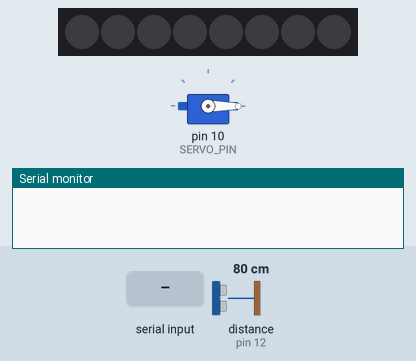
Simulated run of this sketch. Board: Arduino Mega 2560, built with avr-gcc and run on an emulated ATmega2560. Shown: 8 RGB LEDs in strip order, left to right, servo, the last lines printed to the serial monitor. The inputs (shaded band) are chosen by the test bench; at power-on: distance to the obstacle (sensor on pin 12) 80 cm. The echo pulse lasts 58.3 µs per cm; dim RGB values are drawn brighter than linear.

Above: at 1.5 s.
1.6 s: "cracker\n" received over Serial
At 4.6 s:
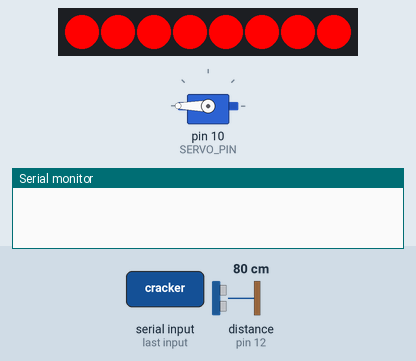
7.0 s: "recognize\n" received over Serial
At 8.22 s:
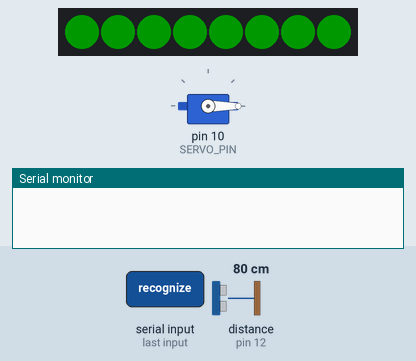
9.8 s: "blue\n" received over Serial
At 12.7 s:
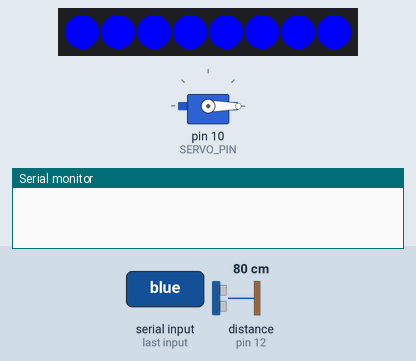
12.8 s: distance to the obstacle (sensor on pin 12) set to 2 cm
At 15.12 s:
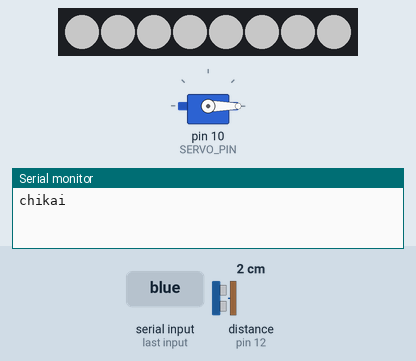
15.8 s: distance to the obstacle (sensor on pin 12) set to 4 cm
17.8 s: distance to the obstacle (sensor on pin 12) set to 9 cm
Timing chart, 0 to 21.8 s (numbered marks = the images above; inputs shaded):
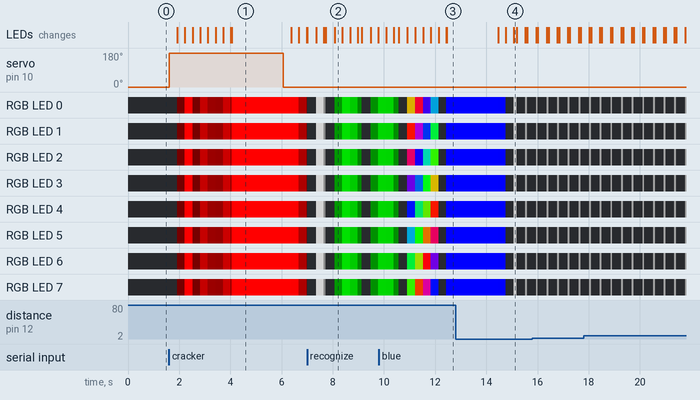

The sketch:

kakashi-arduino.ino
```cpp
#include <Servo.h>
#include <Adafruit_NeoPixel.h>
#include <NewPing.h>

#define PING_TRIGGER_PIN  12
#define PING_ECHO_PIN     12
#define PING_MAX_DISTANCE 200

#define LED_PIN   6
#define NUM_LEDS  8
#define LED_BRIGHTNESS  255

#define SERVO_PIN 10
#define SERVO_DELAY 300

//#define DEBUG 1
#ifdef DEBUG
#define DEBUG_PRINT(val) Serial.print(val)
#define DEBUG_PRINTLN(val) Serial.println(val)
#else
#define DEBUG_PRINT(val)
#define DEBUG_PRINTLN(val)
#endif

enum State {
  IDLE,
  MONITOR, // Monitoring distance
  RECOGNIZE  // Bird recognize
};

NewPing sonar(PING_TRIGGER_PIN, PING_ECHO_PIN, PING_MAX_DISTANCE);
Adafruit_NeoPixel stick(NUM_LEDS, LED_PIN, NEO_GRB + NEO_KHZ800);
Servo hand;

int pingThreshold = 50; //cm
State state = IDLE;

uint8_t gamma[] = {
    0,  0,  0,  0,  0,  0,  0,  0,  0,  0,  0,  0,  0,  0,  0,  0,
    0,  0,  0,  0,  0,  0,  0,  0,  0,  0,  0,  0,  1,  1,  1,  1,
    1,  1,  1,  1,  1,  1,  1,  1,  1,  2,  2,  2,  2,  2,  2,  2,
    2,  3,  3,  3,  3,  3,  3,  3,  4,  4,  4,  4,  4,  5,  5,  5,
    5,  6,  6,  6,  6,  7,  7,  7,  7,  8,  8,  8,  9,  9,  9, 10,
   10, 10, 11, 11, 11, 12, 12, 13, 13, 13, 14, 14, 15, 15, 16, 16,
   17, 17, 18, 18, 19, 19, 20, 20, 21, 21, 22, 22, 23, 24, 24, 25,
   25, 26, 27, 27, 28, 29, 29, 30, 31, 32, 32, 33, 34, 35, 35, 36,
   37, 38, 39, 39, 40, 41, 42, 43, 44, 45, 46, 47, 48, 49, 50, 50,
   51, 52, 54, 55, 56, 57, 58, 59, 60, 61, 62, 63, 64, 66, 67, 68,
   69, 70, 72, 73, 74, 75, 77, 78, 79, 81, 82, 83, 85, 86, 87, 89,
   90, 92, 93, 95, 96, 98, 99,101,102,104,105,107,109,110,112,114,
  115,117,119,120,122,124,126,127,129,131,133,135,137,138,140,142,
  144,146,148,150,152,154,156,158,160,162,164,167,169,171,173,175,
  177,180,182,184,186,189,191,193,196,198,200,203,205,208,210,213,
  215,218,220,223,225,228,231,233,236,239,241,244,247,249,252,255 };

void setup() {
  Serial.begin(9600);

  stick.setBrightness(LED_BRIGHTNESS);
  stick.begin();
  stick.show();

  moveHand(SERVO_PIN, 0);

  state = IDLE;
}

void loop() {
  if (Serial.available() > 0) {
    String command;
    while (1) {
      if(Serial.available()) {
        char temp = char(Serial.read());
        command += temp;
        if (temp == '\n') {
          break;
        }
      }
    }
    command.trim();

    if (command.startsWith("monitor")) {
      int param = command.substring(8).toInt();
      if (param == 0) {
        DEBUG_PRINTLN("Invalid threshold");
      } else {
        DEBUG_PRINTLN("enter monitor state");
        pingThreshold = param;
        state = MONITOR;
      }
    } else if (command.equals("stop")) {
      DEBUG_PRINTLN("enter idle state");
      state = IDLE;
    } else if (command.equals("recognize")) {
      DEBUG_PRINTLN("enter recognize state");
      pulseGreen(5, 2, 2);
      state = RECOGNIZE;
    } else if (command.equals("cracker")) {
      cracker();
      state = MONITOR;
    } else if (command.equals("green")) {
      pulseGreen(5, 2, 2);
    } else if (command.equals("blue")) {
      fadeBlue();
      state = MONITOR;
    } else {
      DEBUG_PRINTLN("Unknown command");
    }
  }

  if (state == MONITOR) {
    monitor();
  } else if (state == RECOGNIZE) {
    rainbow();
  } else {
    delay(10);
  }
}

void cracker() {
  DEBUG_PRINTLN("cracker");
  moveHand(SERVO_PIN, 180);
  pulseRed(1, 4, 10);
  fadeIn(1, 8, true, false, false);
  delay(2000);
  moveHand(SERVO_PIN, 0);
  fadeOut(5, 2, true, false, false);
}

void fadeBlue() {
  fadeIn(2, 2, false, false, true);
  delay(2000);
  fadeOut(2, 2, false, false, true);
}

void monitor() {
  unsigned long cm = sonar.ping_cm();
  DEBUG_PRINT("Ping: ");
  DEBUG_PRINT(cm);
  DEBUG_PRINTLN("cm");

  if (cm <= 0) {
    cm = PING_MAX_DISTANCE;
  }
  if (cm > 0 && cm < pingThreshold) {
    Serial.println("chikai");
  }

  uint8_t wait = calcWait(cm);
  pulseWhite(wait, 2);
}

void rainbow() {
  rainbowFade(5, 1);
}

uint8_t calcWait(unsigned long cm) {
  if (cm < 30) {
    return 1;
  } else {
    return (cm - 30) / 34 + 1;
  }
}

void pulseBlue(uint8_t wait, int speed, uint8_t times) {
  for (uint8_t i = 0; i < times; i++) {
    pulse(wait, speed, false, false, true);
  }
}

void pulseGreen(uint8_t wait, int speed, uint8_t times) {
  for (uint8_t i = 0; i < times; i++) {
    pulse(wait, speed, false, true, false);
  }
}

void pulseRed(uint8_t wait, int speed, uint8_t times) {
  for (uint8_t i = 0; i < times; i++) {
    pulse(wait, speed, true, false, false);
  }
}

void pulseWhite(uint8_t wait, int speed) {
  pulse(wait, speed, true, true, true);
}

void pulse(uint8_t wait, int speed, boolean rValid, boolean gValid, boolean bValid) {
  fadeIn(wait, speed, rValid, gValid, bValid);
  fadeOut(wait, speed, rValid, gValid, bValid);
}

void fadeIn(uint8_t wait, int speed, boolean rValid, boolean gValid, boolean bValid) {
  uint8_t rMask = rValid? 0xff : 0x0;
  uint8_t gMask = gValid? 0xff : 0x0;
  uint8_t bMask = bValid? 0xff : 0x0;

  for(int j = speed - 1; j < 256 ; j = j + speed){
    for(uint16_t i=0; i<stick.numPixels(); i++) {
      stick.setPixelColor(i, stick.Color(gamma[j] & rMask, gamma[j] & gMask, gamma[j] & bMask));
    }
    delay(wait);
    stick.show();
  }
}

void fadeOut(uint8_t wait, int speed, boolean rValid, boolean gValid, boolean bValid) {
  uint8_t rMask = rValid? 0xff : 0x0;
  uint8_t gMask = gValid? 0xff : 0x0;
  uint8_t bMask = bValid? 0xff : 0x0;

  for(int j = 255; j >= 0 ; j = j - speed){
    for(uint16_t i=0; i<stick.numPixels(); i++) {
      stick.setPixelColor(i, stick.Color(gamma[j] & rMask, gamma[j] & gMask, gamma[j] & bMask));
    }
    delay(wait);
    stick.show();
  }
}

void rainbowFade(uint8_t wait, int rainbowLoops) {
  float fadeMax = 100.0;
  int fadeVal = 100;
  uint32_t wheelVal;
  int redVal, greenVal, blueVal;

  for(int k = 0 ; k < rainbowLoops ; k ++){

    for(int j=0; j<256; j++) { // 5 cycles of all colors on wheel

      for(int i=0; i< stick.numPixels(); i++) {

        wheelVal = Wheel(((i * 256 / stick.numPixels()) + j) & 255);

        redVal = red(wheelVal) * float(fadeVal/fadeMax);
        greenVal = green(wheelVal) * float(fadeVal/fadeMax);
        blueVal = blue(wheelVal) * float(fadeVal/fadeMax);

        stick.setPixelColor( i, stick.Color( redVal, greenVal, blueVal ) );

      }

      stick.show();
      delay(wait);
    }

  }

  stick.clear();
  stick.show();
}

// Input a value 0 to 255 to get a color value.
// The colours are a transition r - g - b - back to r.
uint32_t Wheel(byte WheelPos) {
  WheelPos = 255 - WheelPos;
  if(WheelPos < 85) {
    return stick.Color(255 - WheelPos * 3, 0, WheelPos * 3,0);
  }
  if(WheelPos < 170) {
    WheelPos -= 85;
    return stick.Color(0, WheelPos * 3, 255 - WheelPos * 3,0);
  }
  WheelPos -= 170;
  return stick.Color(WheelPos * 3, 255 - WheelPos * 3, 0,0);
}

uint8_t red(uint32_t c) {
  return (c >> 8);
}
uint8_t green(uint32_t c) {
  return (c >> 16);
}
uint8_t blue(uint32_t c) {
  return (c);
}

void moveHand(int pin, int value) {
  hand.attach(pin);
  hand.write(value);
  delay(SERVO_DELAY);
  hand.detach();
}
```

Measured:
- after the input at 1.6 s, servo on pin 10 (SERVO_PIN): 0° → 180° at once, → 0° 4.5 s later; RGB LED 0–7: off → RGB(1, 0, 0) after 0.32 s, → RGB(244, 0, 0) 0.30 s later, → RGB(2, 0, 0) 0.30 s later, → RGB(95, 0, 0) 0.30 s later, … (12 changes in this stretch); the LEDs: first change after 0.32 s (image 1 shows a later state)
- after the input at 7.0 s, the LEDs: first differ from a run without the input after 1.1 s (image 2)
